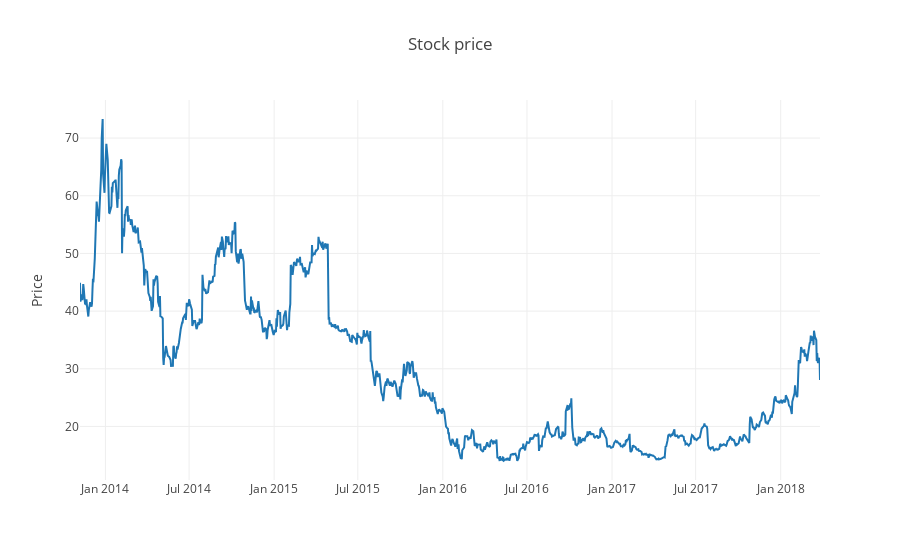
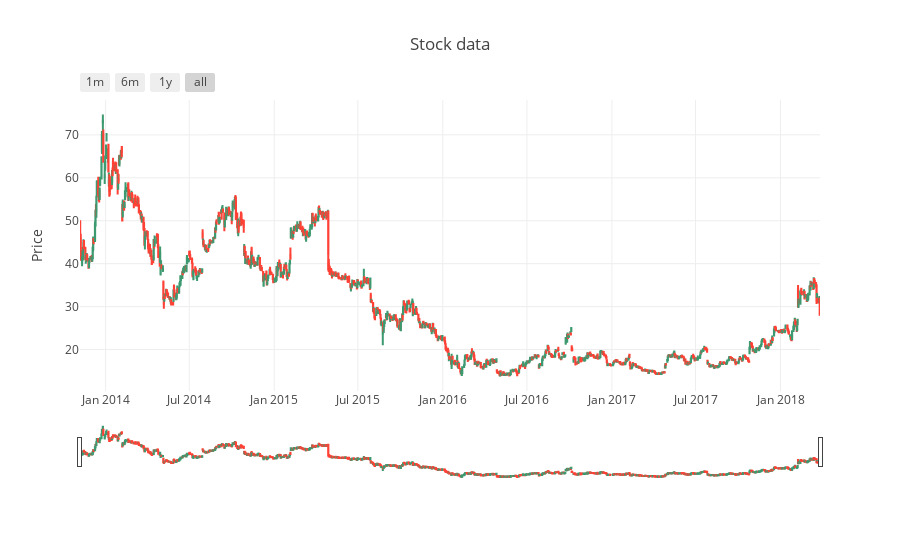

The notebook cell saved with these charts, in order:
### Markdown cell above
# Execution

### Code cell
da.plotscatter(df_raw[['Close']])
da.candleplot(df_raw)

### Figure 1 — Plotly figure (JSON) as saved in the notebook; plotly's stock layout.template omitted (floating-point values rounded to 4 significant figures; data arrays with more than 128 entries replaced by an {"elided": "..."} marker saying what was removed)
{"data": [{"name": "Close", "type": "scatter", "x": {"elided": "1102 str values"}, "y": {"elided": "1102 float values"}}], "layout": {"legend": {"orientation": "h"}, "title": "Stock price", "yaxis": {"title": "Price"}}}

### Figure 2 — Plotly figure (JSON) as saved in the notebook; plotly's stock layout.template omitted (floating-point values rounded to 4 significant figures; data arrays with more than 128 entries replaced by an {"elided": "..."} marker saying what was removed)
{"data": [{"close": {"elided": "1102 float values"}, "high": {"elided": "1102 float values"}, "low": {"elided": "1102 float values"}, "name": "Name", "open": {"elided": "1102 float values"}, "type": "candlestick", "x": {"elided": "1102 str values"}}], "layout": {"legend": {"orientation": "h"}, "title": "Stock data", "xaxis": {"rangeselector": {"buttons": [{"count": 1, "label": "1m", "step": "month", "stepmode": "backward"}, {"count": 6, "label": "6m", "step": "month", "stepmode": "backward"}, {"count": 1, "label": "1y", "step": "year", "stepmode": "backward"}, {"step": "all"}]}}, "yaxis": {"title": "Price"}}}
